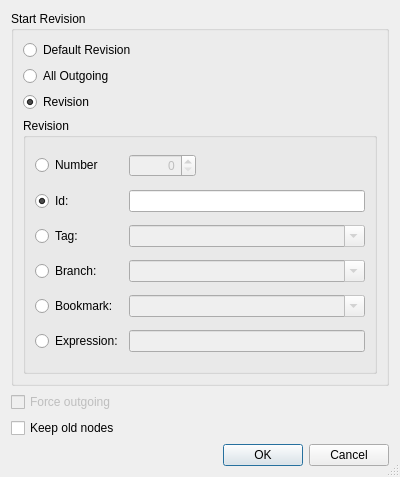
<?xml version="1.0" encoding="UTF-8"?>
<ui version="4.0">
 <class>HgHisteditConfigDialog</class>
 <widget class="QDialog" name="HgHisteditConfigDialog">
  <property name="geometry">
   <rect>
    <x>0</x>
    <y>0</y>
    <width>400</width>
    <height>477</height>
   </rect>
  </property>
  <property name="windowTitle">
   <string>Histedit Configuration</string>
  </property>
  <property name="sizeGripEnabled">
   <bool>true</bool>
  </property>
  <layout class="QVBoxLayout" name="verticalLayout_2">
   <item>
    <widget class="QGroupBox" name="groupBox">
     <property name="title">
      <string>Start Revision</string>
     </property>
     <layout class="QVBoxLayout" name="verticalLayout">
      <item>
       <widget class="QRadioButton" name="defaultButton">
        <property name="toolTip">
         <string>Select to use the default revision as the base</string>
        </property>
        <property name="text">
         <string>Default Revision</string>
        </property>
        <property name="checked">
         <bool>false</bool>
        </property>
       </widget>
      </item>
      <item>
       <widget class="QRadioButton" name="outgoingButton">
        <property name="toolTip">
         <string>Select to edit all outgoing revisions</string>
        </property>
        <property name="text">
         <string>All Outgoing</string>
        </property>
       </widget>
      </item>
      <item>
       <widget class="QRadioButton" name="revisionButton">
        <property name="toolTip">
         <string>Select to use a revision as start point</string>
        </property>
        <property name="text">
         <string>Revision</string>
        </property>
        <property name="checked">
         <bool>true</bool>
        </property>
       </widget>
      </item>
      <item>
       <widget class="QGroupBox" name="revisionGroupBox">
        <property name="enabled">
         <bool>true</bool>
        </property>
        <property name="title">
         <string>Revision</string>
        </property>
        <layout class="QGridLayout" name="gridLayout">
         <item row="0" column="0">
          <widget class="QRadioButton" name="numberButton">
           <property name="toolTip">
            <string>Select to specify a revision by number</string>
           </property>
           <property name="text">
            <string>Number</string>
           </property>
           <property name="checked">
            <bool>false</bool>
           </property>
          </widget>
         </item>
         <item row="0" column="1">
          <widget class="QSpinBox" name="numberSpinBox">
           <property name="enabled">
            <bool>false</bool>
           </property>
           <property name="toolTip">
            <string>Enter a revision number</string>
           </property>
           <property name="alignment">
            <set>Qt::AlignRight</set>
           </property>
           <property name="maximum">
            <number>999999999</number>
           </property>
          </widget>
         </item>
         <item row="0" column="2">
          <spacer>
           <property name="orientation">
            <enum>Qt::Horizontal</enum>
           </property>
           <property name="sizeHint" stdset="0">
            <size>
             <width>40</width>
             <height>20</height>
            </size>
           </property>
          </spacer>
         </item>
         <item row="1" column="0">
          <widget class="QRadioButton" name="idButton">
           <property name="toolTip">
            <string>Select to specify a revision by changeset id</string>
           </property>
           <property name="text">
            <string>Id:</string>
           </property>
           <property name="checked">
            <bool>true</bool>
           </property>
          </widget>
         </item>
         <item row="1" column="1" colspan="2">
          <widget class="QLineEdit" name="idEdit">
           <property name="enabled">
            <bool>true</bool>
           </property>
           <property name="toolTip">
            <string>Enter a changeset id</string>
           </property>
           <property name="clearButtonEnabled">
            <bool>true</bool>
           </property>
          </widget>
         </item>
         <item row="2" column="0">
          <widget class="QRadioButton" name="tagButton">
           <property name="toolTip">
            <string>Select to specify a revision by a tag</string>
           </property>
           <property name="text">
            <string>Tag:</string>
           </property>
          </widget>
         </item>
         <item row="2" column="1" colspan="2">
          <widget class="QComboBox" name="tagCombo">
           <property name="enabled">
            <bool>false</bool>
           </property>
           <property name="toolTip">
            <string>Enter a tag name</string>
           </property>
           <property name="editable">
            <bool>true</bool>
           </property>
          </widget>
         </item>
         <item row="3" column="0">
          <widget class="QRadioButton" name="branchButton">
           <property name="toolTip">
            <string>Select to specify a revision by a branch</string>
           </property>
           <property name="text">
            <string>Branch:</string>
           </property>
          </widget>
         </item>
         <item row="3" column="1" colspan="2">
          <widget class="QComboBox" name="branchCombo">
           <property name="enabled">
            <bool>false</bool>
           </property>
           <property name="toolTip">
            <string>Enter a branch name</string>
           </property>
           <property name="editable">
            <bool>true</bool>
           </property>
          </widget>
         </item>
         <item row="4" column="0">
          <widget class="QRadioButton" name="bookmarkButton">
           <property name="toolTip">
            <string>Select to specify a revision by a bookmark</string>
           </property>
           <property name="text">
            <string>Bookmark:</string>
           </property>
          </widget>
         </item>
         <item row="4" column="1" colspan="2">
          <widget class="QComboBox" name="bookmarkCombo">
           <property name="enabled">
            <bool>false</bool>
           </property>
           <property name="sizePolicy">
            <sizepolicy hsizetype="Expanding" vsizetype="Fixed">
             <horstretch>0</horstretch>
             <verstretch>0</verstretch>
            </sizepolicy>
           </property>
           <property name="toolTip">
            <string>Enter a bookmark name</string>
           </property>
           <property name="editable">
            <bool>true</bool>
           </property>
          </widget>
         </item>
         <item row="5" column="0">
          <widget class="QRadioButton" name="expressionButton">
           <property name="text">
            <string>Expression:</string>
           </property>
          </widget>
         </item>
         <item row="5" column="1" colspan="2">
          <widget class="QLineEdit" name="expressionEdit">
           <property name="enabled">
            <bool>false</bool>
           </property>
           <property name="toolTip">
            <string>Enter a revision set expression</string>
           </property>
           <property name="clearButtonEnabled">
            <bool>true</bool>
           </property>
          </widget>
         </item>
        </layout>
       </widget>
      </item>
     </layout>
    </widget>
   </item>
   <item>
    <widget class="QCheckBox" name="forceCheckBox">
     <property name="enabled">
      <bool>false</bool>
     </property>
     <property name="toolTip">
      <string>Select to force outgoing</string>
     </property>
     <property name="text">
      <string>Force outgoing</string>
     </property>
    </widget>
   </item>
   <item>
    <widget class="QCheckBox" name="keepCheckBox">
     <property name="toolTip">
      <string>Select to keep old nodes</string>
     </property>
     <property name="text">
      <string>Keep old nodes</string>
     </property>
    </widget>
   </item>
   <item>
    <widget class="QDialogButtonBox" name="buttonBox">
     <property name="orientation">
      <enum>Qt::Horizontal</enum>
     </property>
     <property name="standardButtons">
      <set>QDialogButtonBox::Cancel|QDialogButtonBox::Ok</set>
     </property>
    </widget>
   </item>
  </layout>
 </widget>
 <tabstops>
  <tabstop>defaultButton</tabstop>
  <tabstop>outgoingButton</tabstop>
  <tabstop>revisionButton</tabstop>
  <tabstop>numberButton</tabstop>
  <tabstop>numberSpinBox</tabstop>
  <tabstop>idButton</tabstop>
  <tabstop>idEdit</tabstop>
  <tabstop>tagButton</tabstop>
  <tabstop>tagCombo</tabstop>
  <tabstop>branchButton</tabstop>
  <tabstop>branchCombo</tabstop>
  <tabstop>bookmarkButton</tabstop>
  <tabstop>bookmarkCombo</tabstop>
  <tabstop>expressionButton</tabstop>
  <tabstop>expressionEdit</tabstop>
  <tabstop>forceCheckBox</tabstop>
  <tabstop>keepCheckBox</tabstop>
 </tabstops>
 <resources/>
 <connections>
  <connection>
   <sender>buttonBox</sender>
   <signal>accepted()</signal>
   <receiver>HgHisteditConfigDialog</receiver>
   <slot>accept()</slot>
   <hints>
    <hint type="sourcelabel">
     <x>237</x>
     <y>467</y>
    </hint>
    <hint type="destinationlabel">
     <x>150</x>
     <y>450</y>
    </hint>
   </hints>
  </connection>
  <connection>
   <sender>buttonBox</sender>
   <signal>rejected()</signal>
   <receiver>HgHisteditConfigDialog</receiver>
   <slot>reject()</slot>
   <hints>
    <hint type="sourcelabel">
     <x>305</x>
     <y>467</y>
    </hint>
    <hint type="destinationlabel">
     <x>337</x>
     <y>450</y>
    </hint>
   </hints>
  </connection>
  <connection>
   <sender>revisionButton</sender>
   <signal>toggled(bool)</signal>
   <receiver>revisionGroupBox</receiver>
   <slot>setEnabled(bool)</slot>
   <hints>
    <hint type="sourcelabel">
     <x>67</x>
     <y>117</y>
    </hint>
    <hint type="destinationlabel">
     <x>64</x>
     <y>145</y>
    </hint>
   </hints>
  </connection>
  <connection>
   <sender>numberButton</sender>
   <signal>toggled(bool)</signal>
   <receiver>numberSpinBox</receiver>
   <slot>setEnabled(bool)</slot>
   <hints>
    <hint type="sourcelabel">
     <x>104</x>
     <y>183</y>
    </hint>
    <hint type="destinationlabel">
     <x>158</x>
     <y>180</y>
    </hint>
   </hints>
  </connection>
  <connection>
   <sender>idButton</sender>
   <signal>toggled(bool)</signal>
   <receiver>idEdit</receiver>
   <slot>setEnabled(bool)</slot>
   <hints>
    <hint type="sourcelabel">
     <x>103</x>
     <y>214</y>
    </hint>
    <hint type="destinationlabel">
     <x>161</x>
     <y>216</y>
    </hint>
   </hints>
  </connection>
  <connection>
   <sender>tagButton</sender>
   <signal>toggled(bool)</signal>
   <receiver>tagCombo</receiver>
   <slot>setEnabled(bool)</slot>
   <hints>
    <hint type="sourcelabel">
     <x>91</x>
     <y>247</y>
    </hint>
    <hint type="destinationlabel">
     <x>172</x>
     <y>243</y>
    </hint>
   </hints>
  </connection>
  <connection>
   <sender>branchButton</sender>
   <signal>toggled(bool)</signal>
   <receiver>branchCombo</receiver>
   <slot>setEnabled(bool)</slot>
   <hints>
    <hint type="sourcelabel">
     <x>105</x>
     <y>281</y>
    </hint>
    <hint type="destinationlabel">
     <x>165</x>
     <y>279</y>
    </hint>
   </hints>
  </connection>
  <connection>
   <sender>bookmarkButton</sender>
   <signal>toggled(bool)</signal>
   <receiver>bookmarkCombo</receiver>
   <slot>setEnabled(bool)</slot>
   <hints>
    <hint type="sourcelabel">
     <x>104</x>
     <y>308</y>
    </hint>
    <hint type="destinationlabel">
     <x>156</x>
     <y>308</y>
    </hint>
   </hints>
  </connection>
  <connection>
   <sender>outgoingButton</sender>
   <signal>toggled(bool)</signal>
   <receiver>forceCheckBox</receiver>
   <slot>setEnabled(bool)</slot>
   <hints>
    <hint type="sourcelabel">
     <x>94</x>
     <y>88</y>
    </hint>
    <hint type="destinationlabel">
     <x>126</x>
     <y>405</y>
    </hint>
   </hints>
  </connection>
  <connection>
   <sender>expressionButton</sender>
   <signal>toggled(bool)</signal>
   <receiver>expressionEdit</receiver>
   <slot>setEnabled(bool)</slot>
   <hints>
    <hint type="sourcelabel">
     <x>52</x>
     <y>336</y>
    </hint>
    <hint type="destinationlabel">
     <x>158</x>
     <y>339</y>
    </hint>
   </hints>
  </connection>
 </connections>
</ui>
